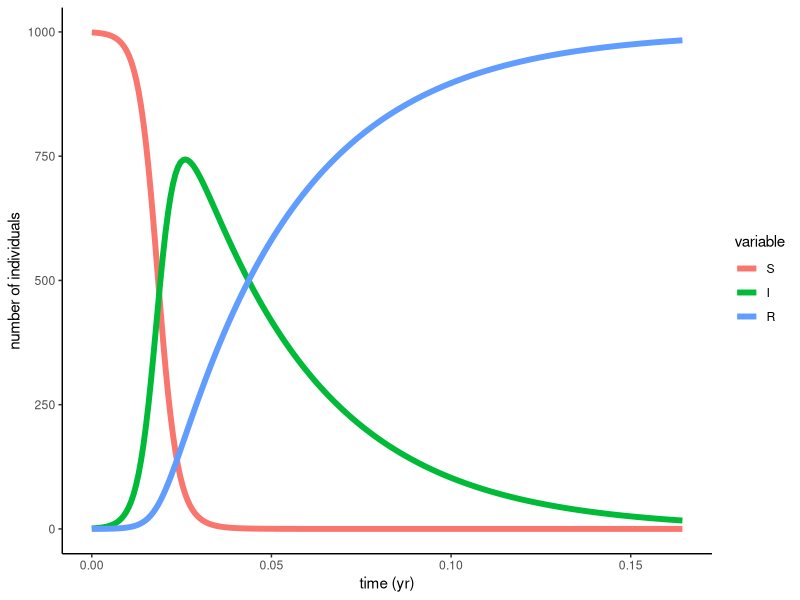
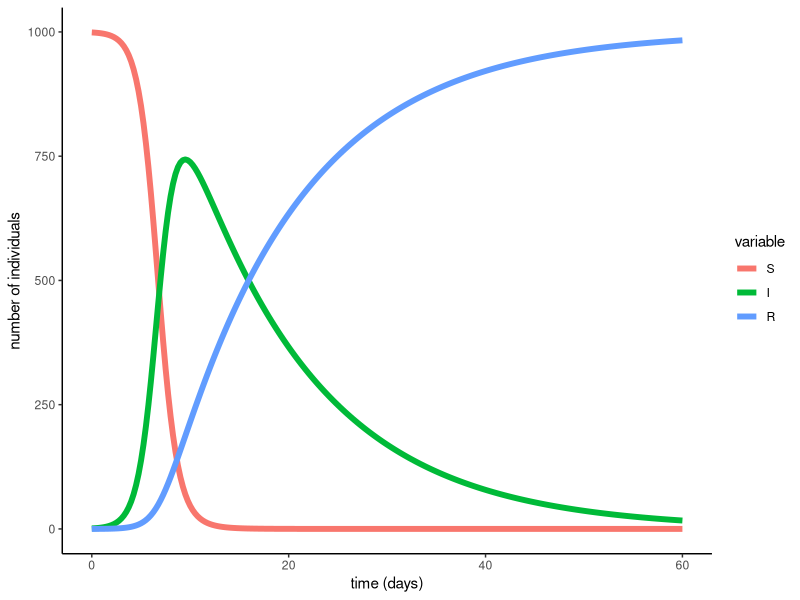
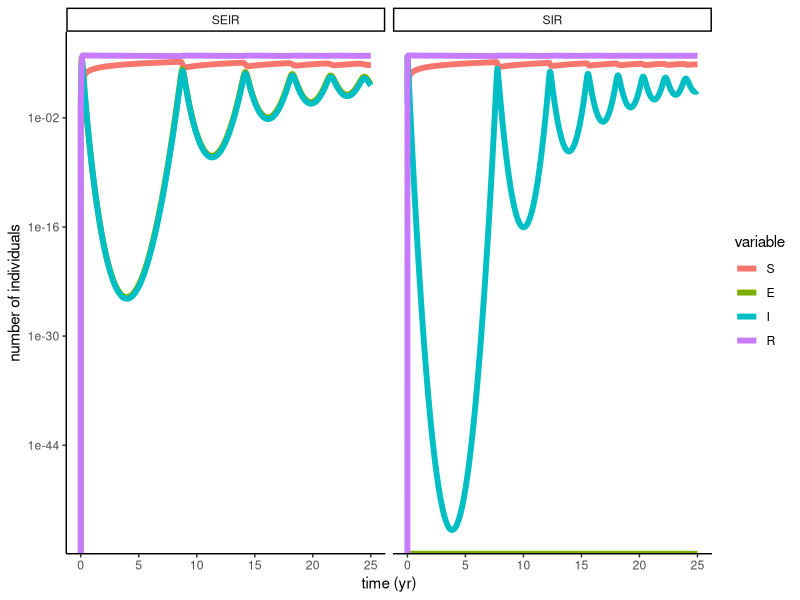
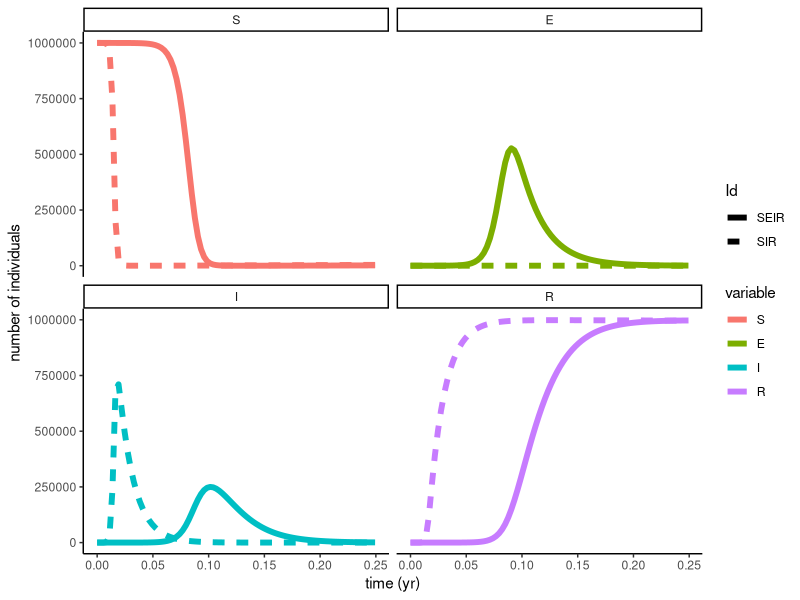
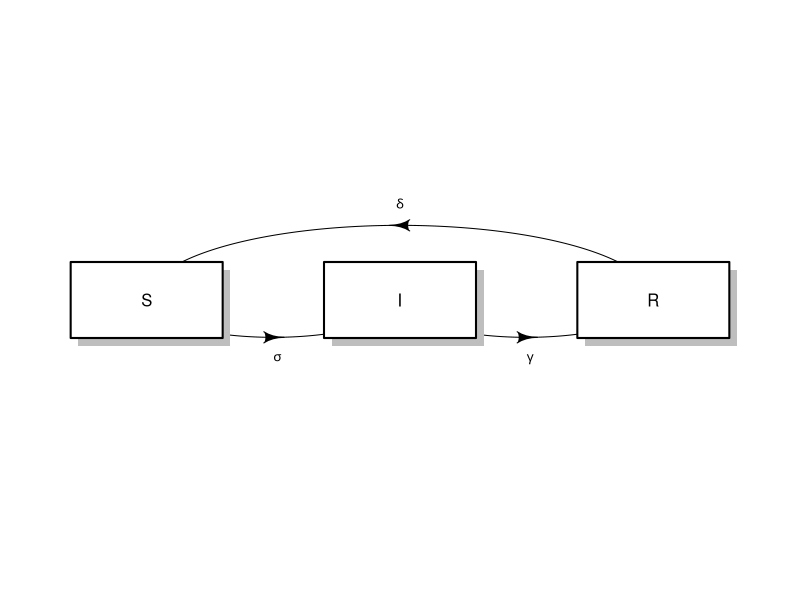
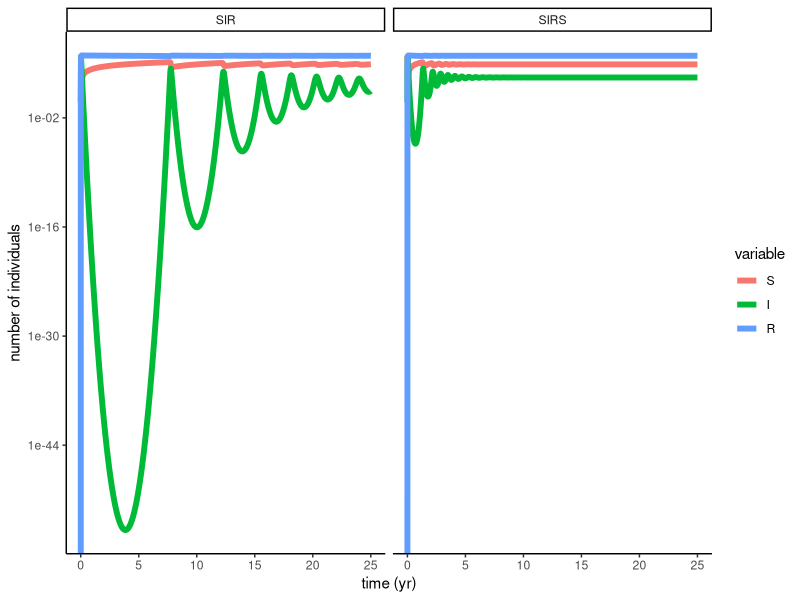
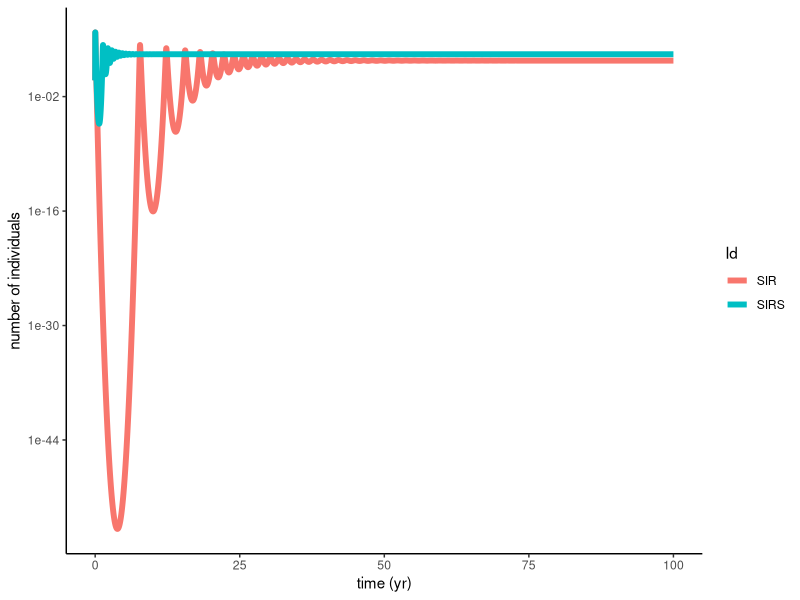

R code for these plots, in order:
## ---- chunk 1
require(deSolve)
require(ggplot2)
require(reshape2)
require(plyr)
require(diagram)
## ---- chunk 2

closed.sir.model <- function (t, x, params) { 
infect <- params["beta"]*x[1]*x[2]/sum(x)
recover <- params["gamma"]*x[2]
list(c(-infect,infect-recover,recover))
}



params <- c(beta=400,gamma=365/13)
times<-seq(0,60/365,1/365/4)
xstart <- c(S=999,I=1,R=0)

out <- as.data.frame(
                     ode(
                         func=closed.sir.model,
                         y=xstart,
                         times=times,
                         parms=params
                        ) 
                     )

out_long <- melt(out,id='time') 
ggplot(data=out_long,mapping=aes(x=time,y=value,color=variable))+geom_line(size=2)+theme_classic()+labs(x='time (yr)',y='number of individuals')

## ---- chunk 3
params<-params/365
times<-times*365

out <- as.data.frame(
                     ode(
                         func=closed.sir.model,
                         y=xstart,
                         times=times,
                         parms=params
                        ) 
                     )

out_long2 <- melt(out,id='time') 
ggplot(data=out_long2,mapping=aes(x=time,y=value,color=variable))+geom_line(size=2)+theme_classic()+labs(x='time (days)',y='number of individuals')

identical(out_long["value"],out_long2["value"])
## ---- chunk 4
all.equal(out_long["value"],out_long2["value"])
## ---- chunk 5
open.seir.model <- function (t, x, params) { 
born<-params["B"]
infect <- params["beta"]*x[1]*x[3]/sum(x)
symp<-params["sigma"]*x[2]
recover <- params["gamma"]*x[3]
death<-x*params["mu"]

list(c(-infect+born-death[1],infect-symp-death[2],symp-recover-death[3],recover-death[4])) 
}



open.sir.model <- function (t, x, params) { 
born<-params["B"]
infect <- params["beta"]*x[1]*x[3]/sum(x)
recover <- params["gamma"]*x[3]
death<-x*params["mu"]
symp<-0
list(c(-infect+born-death[1],symp,infect-recover-death[3],recover-death[4])) 
}


xstart <- c(S=999999,E=0,I=1,R=0)
params <- c(B=2E4,mu=1/50,beta=1000,gamma=365/5,sigma=365/8)
times <- seq(from=0,to=25,by=1/365)

out_sir <- as.data.frame(
                     ode(
                         func=open.sir.model,
                         y=xstart,
                         times=times,
                         parms=params
                        ) 
                     )


out_seir <- as.data.frame(
                     ode(
                         func=open.seir.model,
                         y=xstart,
                         times=times,
                         parms=params
                        ) 
                     )

out_sir <- melt(out_sir,id='time') 
mutate(out_sir,Id="SIR")->out_sir
out_seir<-melt(out_seir,id='time')
mutate(out_seir,Id="SEIR")->out_seir
out<-rbind(out_sir,out_seir)
ggplot(data=out,mapping=aes(x=time,y=value,color=variable))+geom_line(size=2)+theme_classic()+labs(x='time (yr)',y='number of individuals')+scale_y_log10()+facet_wrap(~Id)
## ---- chunk 6

ggplot(data=subset(out,time < 0.25 ),mapping=aes(x=time,y=value,color=variable,linetype=Id))+geom_line(size=2)+theme_classic()+labs(x='time (yr)',y='number of individuals')+facet_wrap(~variable)
## ---- chunk 7
par(mar=c(1,1,1,1))

names<-c("S","I","R")
M<-matrix(nrow = 3, ncol = 3, byrow = TRUE, data = 0)
M[1,3]<-"delta"
M[2,1]<-"sigma"
M[3,2]<-"gamma"

plotmat(M, pos = c(3), name = names, lwd = 1,
         box.lwd = 2, cex.txt = 0.8, box.size = 0.1,
        box.type = "square", box.prop = 0.5,curve = 0.2)

## ---- chunk 8
open.sirs.model <- function (t, x, params) { 
born<-params["B"]
infect <- params["beta"]*x[1]*x[2]/sum(x)
recover <- params["gamma"]*x[2]
death<-x*params["mu"]
sus<-params["delta"]*x[3]
list(c(-infect+born-death[1]+sus,infect-recover-death[2],recover-death[3]-sus)) 
}


xstart <- c(S=999999,I=1,R=0)
params <- c(B=2E4,mu=1/50,beta=1000,gamma=365/5,delta=1/10)
times <- seq(from=0,to=25,by=1/365)

out_sirs <- as.data.frame(
                     ode(
                         func=open.sirs.model,
                         y=xstart,
                         times=times,
                         parms=params
                        ) 
                     )
params["delta"]<-0 # To makethe model effectly an SIR model


out_sir <- as.data.frame(
                     ode(
                         func=open.sirs.model,
                         y=xstart,
                         times=times,
                         parms=params
                        ) 
                     )

out_sir <- melt(out_sir,id='time') 
mutate(out_sir,Id="SIR")->out_sir
out_sirs<-melt(out_sirs,id='time')
mutate(out_sirs,Id="SIRS")->out_sirs
out<-rbind(out_sir,out_sirs) 

ggplot(data=out,mapping=aes(x=time,y=value,color=variable))+geom_line(size=2)+theme_classic()+labs(x='time (yr)',y='number of individuals')+scale_y_log10()+facet_wrap(~Id)

## ---- chunk 9
times <- seq(from=0,to=100,by=1/365)
params <- c(B=2E4,mu=1/50,beta=1000,gamma=365/5,delta=1/10)

out_sirs <- as.data.frame(
                     ode(
                         func=open.sirs.model,
                         y=xstart,
                         times=times,
                         parms=params
                        ) 
                     )

params["delta"]<-0 # To makethe model effectly an SIR model


out_sir <- as.data.frame(
                     ode(
                         func=open.sirs.model,
                         y=xstart,
                         times=times,
                         parms=params
                        ) 
                     )

out_sir <- melt(out_sir,id='time') 
mutate(out_sir,Id="SIR")->out_sir
out_sirs<-melt(out_sirs,id='time')
mutate(out_sirs,Id="SIRS")->out_sirs
out<-rbind(out_sir,out_sirs) 

ggplot(data=subset(out,variable=="I"),mapping=aes(x=time,y=value,color=Id))+geom_line(size=2)+theme_classic()+labs(x='time (yr)',y='number of individuals')+scale_y_log10()
